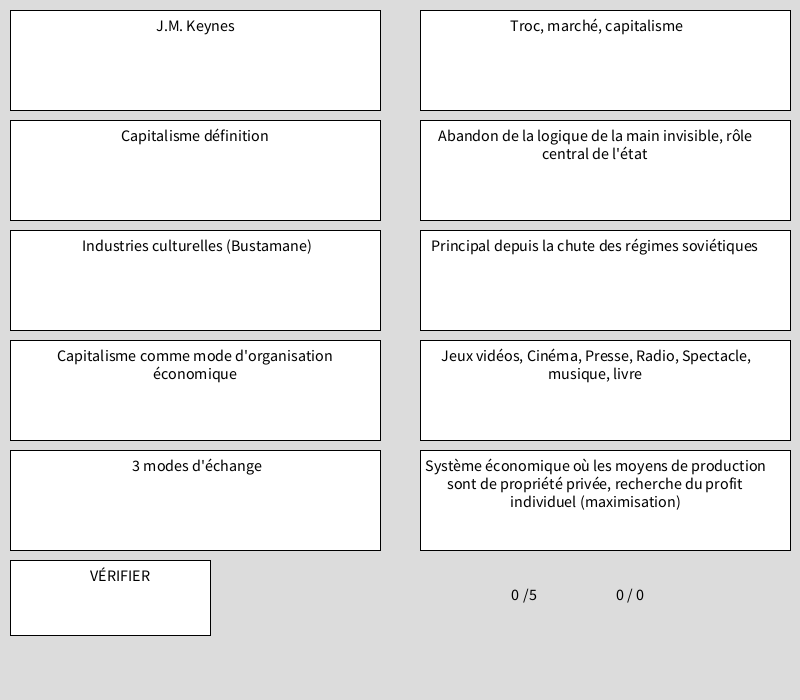
Frame 1 (no input)
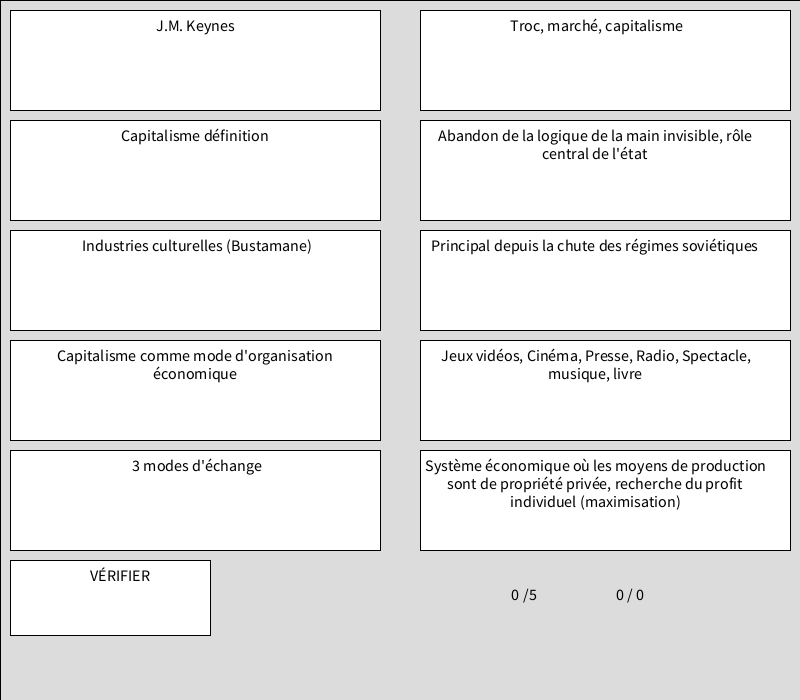
Frame 60 (the mouse pressed at the canvas centre just before this capture)
Frame 120 (the mouse held since frame 60 and released just before this capture): identical to frame 60, image omitted

The Processing sketch that drew these frames (run headless with seeded random() and noise(); from frame 60 on, the mouse is pressed at the canvas centre):

// Processing sketch: processing_134331
// ── processing_134331.pde


int colonnes = 2;
int rangees = 3;
int etat = 1;
int pts = 0;
int pct = 0;
int pctt = 0;
int[] q  = new int[6]; //question
int[] r  = new int[6]; //reponse
int[] m  = new int[6]; //modifie
int[] bq  = new int[6]; //bloc de question
int[] br  = new int[6]; //bloc de reponse

color couleurQ1 = color(255, 255, 255);
color couleurQ2 = color(255, 255, 255);
color couleurQ3 = color(255, 255, 255);
color couleurQ4 = color(255, 255, 255);
color couleurQ5 = color(255, 255, 255);
color couleurR1 = color(255, 255, 255);
color couleurR2 = color(255, 255, 255);
color couleurR3 = color(255, 255, 255);
color couleurR4 = color(255, 255, 255);
color couleurR5 = color(255, 255, 255);
color couleurA1 = color(0);
color couleurA2 = color(0);
color couleurA3 = color(0);
color couleurA4 = color(0);
color couleurA5 = color(0);

String[] question = {
  "Concept de rareté  ", 
  "Économie définition ", 
  "Économie", 
  " Économie par extension", 
  "Économie n'est pas",
  "Économie privilégie",
"Individus dans l'économie",
"Trois secteurs de l'économie",
"Productions de biens vs",
"Économie matérielle vs",
"Capitalisme comme système dominant",
"Capitalisme comme mode d'organisation économique",
"Capitalisme définition",
"Société pré-capitaliste : Antiquité",
"Société pré-capitaliste : Moyen-Âge",
"Poids de la religion catholique",
"Vers le capitalisme (13ème siècle)",
"Facteur de changement : Urbanisation",
"Facteur de changement : Retour du commerce",
"Facteur de changement : Système de crédit",
"Capitalisme repose sur la propriété privée des moyens de production",
"Capitalisme, de l'artisanat à l'industrie",
"Capitalisme : système de production et de valeurs",
"Capitalisme : Rôle de l'état",
"Capitalisme Anglo-Saxon",
"Capitalisme rhénan",
"Critique du capitalisme : début du 20ème siècle",
"Crise de 1929",
"Reprise 1931-33",
"H.Ford : Fordisme",
"J.M. Keynes",
"L'âge d'or",
"1945-70, Baby-boom",
"Critique du capitalisme : années 60",
"Chocs pétroliers 1973-79",
"Crises du capitalisme, post-1970",
"Solutions du capitalisme : Nouveaux débouchés",
"Solutions du capitalisme : Diminuer les coût de main-d'oeuvre",
"Critiques du capitalisme",
"Origine du capitalisme",
" 3 modes d'échange",
" Capitalisme peut ",
" Approche économique libérale",
" Approche des industries culturelles",
" Industries culturelles (Bustamane)",
" Industries de la culture (Bouquillon)",
" Industries de la communication (Bouquillon)",

}; 

String[] reponse = {  
  
  "Ressources, humaines entre autres, gestion de celle-ci. Sens commun vs. Sens économique", 
  "Activité humaine qui consiste en la production, distribution, échange et consommation de biens et services", 
  "Organisation sociale (institution et règles) qui a un impact sur les conditions de vie des individus", 
  "Étude des systèmes économiques", 
  "Seulement un système capitaliste", 
  "La production sur la consommation",
"À la fois producteurs et consommateurs",
"Primaire, secondaire, tertiaire",
"Productions de services",
"Économie immatérielle",
"Pas avant le 17ème siècle",
"Principal depuis la chute des régimes soviétiques",
"Système économique où les moyens de production sont de propriété privée, recherche du profit individuel (maximisation)",
"Politique, esclavage, commerce organisé, non-systématique",
"Guerre (territoire), système féodal (rural), troc (non-marchand), religion catholique",
"Refus du profit, du crédit, pas de propriété privée individuelle",
"Urbanisation, commerce entre villes, crédit bancaire, monnaie",
"Affranchissement système féodal, communes, artisanat, marchand. Production urbaine orientée commerce",
"Commerce ville en ville, échanges à l'échelle européenne, routes commerciales maritimes, rôle central des négociants et banquiers",
"Monnaie, crédit, réintroduction du temps,préfiguration d'une économie mondiale, rôle de la religion protestante",
"Propriétaires-capitalistes, travailleurs-ouvriers, rôle du salariat",
"Révolutions industrielles, organisation scientifique du travail (Taylor) ",
"Liberté d'entreprendre, réussite individuelle (justification), main invisible du marché (Smith)",
"Sécurité intérieure / extérieure, garant du droit (propriété privée), secteurs non-rentables",
"Profit à court terme, fonds d'investissement",
"Vision à long terme, protection sociale. Recherche de consensus",
"Conditions, avantages sociaux, rapport de force inégal : manifeste du PC (Marx), mouvement anarchiste, syndicalisation",
"Surproduction, endettement massif, bulle boursière, chômage, fermeture, protectionnisme, hyperinflation",
"New Deal",
"Meilleure répartition des bénéfices, production de masse, économie menée par la demande",
"Abandon de la logique de la main invisible, rôle central de l'état",
"Paix sociale et partage de la croissance, engrenage production-consommation",
"Ère de la classe moyenne, société de consommation",
"Critique sociale, critique artiste, force de la récupération",
"Guerre du Kippour, révolution iranienne",
"Crises pétrolières, critiques, essoufflement du modèle production-consommation, financiarisation de l'économie",
"Obsolescence plus rapide, nouveaux marchés, nouveaux besoins, privatiser le secteur public",
"Individualisme et autonomie des salariés, flexibilité des conditions de travail, adhérer aux objectifs de la compagnie, délocalisation, libre échange",
"Altermondialistes, Occupy, Écologie",
"Système économique issu de l'histoire",
" Troc, marché, capitalisme",
" se transformer, répondre / s'adapter aux critiques",
" Consommateur rationnel (homo economicus), fait ses choix de culture, un marché efficient et auto-régulateur",
" Critique de l'homo economicus rationnel, rôle social symbolique de la culture",
" Jeux vidéos, Cinéma, Presse, Radio, Spectacle, musique, livre",
" Cinéma et audiovisuel, musique enregistrée, livre, presse et information",
" Télécommunication et activités de réseau, industrie du logiciel et du web, industrie du matériel",
  
};  

int rand1 = (int)random(question.length);
int rand2 = (int)random(question.length);
int rand3 = (int)random(question.length);
int rand4 = (int)random(question.length);
int rand5 = (int)random(question.length);
int rand1modif = rand1;
int rand2modif = rand2;
int rand3modif = rand3;
int rand4modif = rand4;
int rand5modif = rand5;
int swap = 0;


void setup() {
  size(800, 700);
  smooth();
  noStroke();
  int swap = (int)random(5);

  for (int i = 1; i < q.length; i++ ) {
    q[i] = 0;
    r[i] = 0;
    bq[i] = 0;
    br[i] = 0;
  }

  for (int i = 1; i < m.length; i++ ) {
    m[i] = i;
  }

  while (rand1 == rand2) {
    rand2 = (int)random(question.length);
  }

  while (rand3 == rand2 || rand3 == rand1) {
    rand3 = (int)random(question.length);
  }

  while (rand4 == rand2 || rand3 == rand4 || rand4 == rand1) {
    rand4 = (int)random(question.length);
  }

  while (rand5 == rand2 || rand3 == rand5 || rand4 == rand5 || rand5 == rand1) {
    rand5 = (int)random(question.length);
  }

  //println(question[1]);
  // println(reponse[1]);
}
void draw() { 

  fill(220);
  rect(0, 0, width, height);

  /*rand1modif = rand2;
   rand2modif = rand3;  
   rand3modif = rand4;
   rand4modif = rand1;
   rand5modif = rand5;
   
   m[1] = 2;
   m[2] = 3;
   m[3] = 4;
   m[4] = 1;
   m[5] = 5;*/

  println(swap);
  if (swap==0) {
    println("zéro");
    rand1modif = rand5;
    rand2modif = rand1;  
    rand3modif = rand4;
    rand4modif = rand3;
    rand5modif = rand2;

    m[1] = 5;
    m[2] = 1;
    m[3] = 4;
    m[4] = 3;
    m[5] = 2;
  }

  if (swap==1) {
    println("un");
    rand1modif = rand2;
    rand2modif = rand3;  
    rand3modif = rand4;
    rand4modif = rand1;
    rand5modif = rand5;

    m[1] = 2;
    m[2] = 3;
    m[3] = 4;
    m[4] = 1;
    m[5] = 5;
  }
  if (swap==2) {
    println("deux");
    rand1modif = rand1;
    rand2modif = rand5; 
    rand3modif = rand2;
    rand4modif = rand3;
    rand5modif = rand4;

    m[1] = 1;
    m[2] = 5;
    m[3] = 2;
    m[4] = 3;
    m[5] = 4;
  }
  if (swap==3) {
    println("trois");
    rand1modif = rand4;
    rand2modif = rand5; 
    rand3modif = rand3;
    rand4modif = rand2;
    rand5modif = rand1;

    m[1] = 4;
    m[2] = 5;
    m[3] = 3;
    m[4] = 2;
    m[5] = 1;
  }
  if (swap==4) {
    println("quatre");
    rand1modif = rand2;
    rand2modif = rand1;
    rand3modif = rand4;
    rand4modif = rand5;
    rand5modif = rand3;

    m[1] = 2;
    m[2] = 1;
    m[3] = 4;
    m[4] = 5;
    m[5] = 3;
  }


  if (etat <=2) {

    // Dessin des blocs

    stroke(0);
    strokeWeight(1);
    if (etat ==2) {
      stroke(couleurA1);
      strokeWeight(20);
    }
    fill(couleurQ1);
    rect(10, 10, 370, 100);

    stroke(0);
    strokeWeight(1);
    if (etat ==2) {
      stroke(couleurA2);
      strokeWeight(20);
    }
    fill(couleurQ2);
    rect(10, 120, 370, 100);

    stroke(0);
    strokeWeight(1);
    if (etat ==2) {
      stroke(couleurA3);
      strokeWeight(20);
    }
    fill(couleurQ3);
    rect(10, 230, 370, 100);

    stroke(0);
    strokeWeight(1);
    if (etat ==2) {
      stroke(couleurA4);
      strokeWeight(20);
    }
    fill(couleurQ4);
    rect(10, 340, 370, 100);

    stroke(0);
    strokeWeight(1);
    if (etat ==2) {
      stroke(couleurA5);
      strokeWeight(20);
    }
    fill(couleurQ5);
    rect(10, 450, 370, 100);

    //------------------------

    stroke(0);
    fill(255);
    rect(10, 560, 200, 75);
    
    textAlign(CENTER);
    textSize(16);
    fill(0);
    text("VÉRIFIER", 20, 570, 200, 80);

    //---------------------

    stroke(0);
    fill(couleurR1);
    rect(420, 10, 370, 100);

    stroke(0);
    fill(couleurR2);
    rect(420, 120, 370, 100);

    stroke(0);
    fill(couleurR3);
    rect(420, 230, 370, 100);

    stroke(0);
    fill(couleurR4);
    rect(420, 340, 370, 100);

    stroke(0);
    fill(couleurR5);
    rect(420, 450, 370, 100);



    textAlign(CENTER);
    textSize(16);
    fill(0);
    text(question[rand1], 20, 20, 350, 80);

    textAlign(CENTER);
    textSize(16);
    fill(0);
    text(question[rand2], 20, 130, 350, 80);

    textAlign(CENTER);
    textSize(16);
    fill(0);
    text(question[rand3], 20, 240, 350, 80);

    textAlign(CENTER);
    textSize(16);
    fill(0);
    text(question[rand4], 20, 350, 350, 80);

    textAlign(CENTER);
    textSize(16);
    fill(0);
    text(question[rand5], 20, 460, 350, 80);

    textAlign(CENTER);
    textSize(16);
    fill(0);
    text(reponse[rand1modif], 420, 20, 350, 80);

    textAlign(CENTER);
    textSize(16);
    fill(0);
    text(reponse[rand2modif], 420, 130, 350, 80);

    textAlign(CENTER);
    textSize(16);
    fill(0);
    text(reponse[rand3modif], 420, 240, 350, 80);

    textAlign(CENTER);
    textSize(16);
    fill(0);
    text(reponse[rand4modif], 420, 350, 350, 80);

    textAlign(CENTER);
    textSize(16);
    fill(0);
    text(reponse[rand5modif], 420, 460, 350, 80);

    textAlign(CENTER);
    textSize(16);
    fill(0);
    text(pts, 515, 600);

    textAlign(CENTER);
    textSize(16);
    fill(0);
    text("/5", 530, 600);

    textAlign(CENTER);
    textSize(16);
    fill(0);
    text(pct, 620, 600);

    textAlign(CENTER);
    textSize(16);
    fill(0);
    text("/", 630, 600);

    textAlign(CENTER);
    textSize(16);
    fill(0);
    text(pctt, 640, 600);
  }
}
void mouseReleased() {
  if (etat ==1) {
    if (mouseX >10 && mouseX < 380 && mouseY >10 && mouseY < 110) {
      if (bq[1] == 0) {
        if ( q[5] == 0 &&  q[1] > 0 &&  q[2] > 0 &&  q[3] > 0 &&  q[4] > 0) {
          q[5] = 1;
          bq[1] =5;
          couleurQ1 = color(255, 255, 0);
        }
        if ( q[4] == 0 &&  q[1] > 0 &&  q[2] > 0 &&  q[3] > 0) {
          q[4] = 1;
          bq[1] =4;
          couleurQ1 = color(255, 180, 0);
        }
        if ( q[3] == 0 &&  q[1] > 0 &&  q[2] > 0) {
          q[3] = 1;
          bq[1] =3;
          couleurQ1 = color(0, 255, 0);
        }
        if ( q[2] == 0 &&  q[1] > 0) {
          q[2] = 1;
          bq[1] =2;
          couleurQ1 = color(255, 0, 0);
        }
        if ( q[1] == 0) {
          q[1] = 1;
          bq[1] =1;
          couleurQ1 = color(0, 255, 255);
        }
      }
      else {
        if (bq[1] ==1) {
          q[1] = 0;
          bq[1] =0;
          couleurQ1 = color(255, 255, 255);
        }
        if (bq[1] ==2) {
          q[2] = 0;
          bq[1] =0;
          couleurQ1 = color(255, 255, 255);
        }
        if (bq[1] ==3) {
          q[3] = 0;
          bq[1] =0;
          couleurQ1 = color(255, 255, 255);
        }
        if (bq[1] ==4) {
          q[4] = 0;
          bq[1] =0;
          couleurQ1 = color(255, 255, 255);
        }
        if (bq[1] ==5) {
          q[5] = 0;
          bq[1] =0;
          couleurQ1 = color(255, 255, 255);
        }
      }
    }

    if (mouseX >10 && mouseX < 380 && mouseY >120 && mouseY < 220) {
      if (bq[2] == 0) {
        if ( q[5] == 0 &&  q[1] > 0 &&  q[2] > 0 &&  q[3] > 0 &&  q[4] > 0) {
          q[5] = 2;
          bq[2] =5;
          couleurQ2 = color(255, 255, 0);
        }
        if ( q[4] == 0 &&  q[1] > 0 &&  q[2] > 0 &&  q[3] > 0) {
          q[4] = 2;
          bq[2] =4;
          couleurQ2 = color(255, 180, 0);
        }
        if ( q[3] == 0 &&  q[1] > 0 &&  q[2] > 0) {
          q[3] = 2;
          bq[2] =3;
          couleurQ2 = color(0, 255, 0);
        }
        if ( q[2] == 0 &&  q[1] > 0) {
          q[2] = 2;
          bq[2] =2;
          couleurQ2 = color(255, 0, 0);
        }
        if ( q[1] == 0) {
          q[1] = 2;
          bq[2] =1;
          couleurQ2 = color(0, 255, 255);
        }
      }
      else {
        if (bq[2] ==1) {
          q[1] = 0;
          bq[2] =0;
          couleurQ2 = color(255, 255, 255);
        }
        if (bq[2] ==2) {
          q[2] = 0;
          bq[2] =0;
          couleurQ2 = color(255, 255, 255);
        }
        if (bq[2] ==3) {
          q[3] = 0;
          bq[2] =0;
          couleurQ2 = color(255, 255, 255);
        }
        if (bq[2] ==4) {
          q[4] = 0;
          bq[2] =0;
          couleurQ2 = color(255, 255, 255);
        }
        if (bq[2] ==5) {
          q[5] = 0;
          bq[2] =0;
          couleurQ2 = color(255, 255, 255);
        }
      }
    }

    if (mouseX >10 && mouseX < 380 && mouseY >230 && mouseY < 330) {
      if (bq[3] == 0) {
        if ( q[5] == 0 &&  q[1] > 0 &&  q[2] > 0 &&  q[3] > 0 &&  q[4] > 0) {
          q[5] = 3;
          bq[3] =5;
          couleurQ3 = color(255, 255, 0);
        }
        if ( q[4] == 0 &&  q[1] > 0 &&  q[2] > 0 &&  q[3] > 0) {
          q[4] = 3;
          bq[3] =4;
          couleurQ3 = color(255, 180, 0);
        }
        if ( q[3] == 0 &&  q[1] > 0 &&  q[2] > 0) {
          q[3] = 3;
          bq[3] =3;
          couleurQ3 = color(0, 255, 0);
        }
        if ( q[2] == 0 &&  q[1] > 0) {
          q[2] = 3;
          bq[3] =2;
          couleurQ3 = color(255, 0, 0);
        }
        if ( q[1] == 0) {
          q[1] = 3;
          bq[3] =1;
          couleurQ3 = color(0, 255, 255);
        }
      }
      else {
        if (bq[3] ==1) {
          q[1] = 0;
          bq[3] =0;
          couleurQ3 = color(255, 255, 255);
        }
        if (bq[3] ==2) {
          q[2] = 0;
          bq[3] =0;
          couleurQ3 = color(255, 255, 255);
        }
        if (bq[3] ==3) {
          q[3] = 0;
          bq[3] =0;
          couleurQ3 = color(255, 255, 255);
        }
        if (bq[3] ==4) {
          q[4] = 0;
          bq[3] =0;
          couleurQ3 = color(255, 255, 255);
        }
        if (bq[3] ==5) {
          q[5] = 0;
          bq[3] =0;
          couleurQ3 = color(255, 255, 255);
        }
      }
    }

    if (mouseX >10 && mouseX < 380 && mouseY >340 && mouseY < 440) {
      if (bq[4] == 0) {
        if ( q[5] == 0 &&  q[1] > 0 &&  q[2] > 0 &&  q[3] > 0 &&  q[4] > 0) {
          q[5] = 4;
          bq[4] =5;
          couleurQ4 = color(255, 255, 0);
        }
        if ( q[4] == 0 &&  q[1] > 0 &&  q[2] > 0 &&  q[3] > 0) {
          q[4] = 4;
          bq[4] =4;
          couleurQ4 = color(255, 180, 0);
        }
        if ( q[3] == 0 &&  q[1] > 0 &&  q[2] > 0) {
          q[3] = 4;
          bq[4] =3;
          couleurQ4 = color(0, 255, 0);
        }
        if ( q[2] == 0 &&  q[1] > 0) {
          q[2] = 4;
          bq[4] =2;
          couleurQ4 = color(255, 0, 0);
        }
        if ( q[1] == 0) {
          q[1] = 4;
          bq[4] =1;
          couleurQ4 = color(0, 255, 255);
        }
      }
      else {
        if (bq[4] ==1) {
          q[1] = 0;
          bq[4] =0;
          couleurQ4 = color(255, 255, 255);
        }
        if (bq[4] ==2) {
          q[2] = 0;
          bq[4] =0;
          couleurQ4 = color(255, 255, 255);
        }
        if (bq[4] ==3) {
          q[3] = 0;
          bq[4] =0;
          couleurQ4 = color(255, 255, 255);
        }
        if (bq[4] ==4) {
          q[4] = 0;
          bq[4] =0;
          couleurQ4 = color(255, 255, 255);
        }
        if (bq[4] ==5) {
          q[5] = 0;
          bq[4] =0;
          couleurQ4 = color(255, 255, 255);
        }
      }
    }

    if (mouseX >10 && mouseX < 380 && mouseY >450 && mouseY < 550) {
      if (bq[5] == 0) {
        if ( q[5] == 0 &&  q[1] > 0 &&  q[2] > 0 &&  q[3] > 0 &&  q[4] > 0) {
          q[5] = 5;
          bq[5] =5;
          couleurQ5 = color(255, 255, 0);
        }
        if ( q[4] == 0 &&  q[1] > 0 &&  q[2] > 0 &&  q[3] > 0) {
          q[4] = 5;
          bq[5] =4;
          couleurQ5 = color(255, 180, 0);
        }
        if ( q[3] == 0 &&  q[1] > 0 &&  q[2] > 0) {
          q[3] = 5;
          bq[5] =3;
          couleurQ5 = color(0, 255, 0);
        }
        if ( q[2] == 0 &&  q[1] > 0) {
          q[2] = 5;
          bq[5] =2;
          couleurQ5 = color(255, 0, 0);
        }
        if ( q[1] == 0) {
          q[1] = 5;
          bq[5] =1;
          couleurQ5 = color(0, 255, 255);
        }
      }
      else {
        if (bq[5] ==1) {
          q[1] = 0;
          bq[5] =0;
          couleurQ5 = color(255, 255, 255);
        }
        if (bq[5] ==2) {
          q[2] = 0;
          bq[5] =0;
          couleurQ5 = color(255, 255, 255);
        }
        if (bq[5] ==3) {
          q[3] = 0;
          bq[5] =0;
          couleurQ5 = color(255, 255, 255);
        }
        if (bq[5] ==4) {
          q[4] = 0;
          bq[5] =0;
          couleurQ5 = color(255, 255, 255);
        }
        if (bq[5] ==5) {
          q[5] = 0;
          bq[5] =0;
          couleurQ5 = color(255, 255, 255);
        }
      }
    }

    //---------------------Réponses

    if (mouseX >420 && mouseX < 790 && mouseY >10 && mouseY < 110) {
      if (br[1] == 0) {
        if ( r[5] == 0 &&  r[1] > 0 &&  r[2] > 0 &&  r[3] > 0 &&  r[4] > 0) {
          r[5] = 1;
          br[1] =5;
          couleurR1 = color(255, 255, 0);
        }
        if ( r[4] == 0 &&  r[1] > 0 &&  r[2] > 0 &&  r[3] > 0) {
          r[4] = 1;
          br[1] =4;
          couleurR1 = color(255, 180, 0);
        }
        if ( r[3] == 0 &&  r[1] > 0 &&  r[2] > 0) {
          r[3] = 1;
          br[1] =3;
          couleurR1 = color(0, 255, 0);
        }
        if ( r[2] == 0 &&  r[1] > 0) {
          r[2] = 1;
          br[1] =2;
          couleurR1 = color(255, 0, 0);
        }
        if ( r[1] == 0) {
          r[1] = 1;
          br[1] =1;
          couleurR1 = color(0, 255, 255);
        }
      }
      else {
        if (br[1] ==1) {
          r[1] = 0;
          br[1] =0;
          couleurR1 = color(255, 255, 255);
        }
        if (br[1] ==2) {
          r[2] = 0;
          br[1] =0;
          couleurR1 = color(255, 255, 255);
        }
        if (br[1] ==3) {
          r[3] = 0;
          br[1] =0;
          couleurR1 = color(255, 255, 255);
        }
        if (br[1] ==4) {
          r[4] = 0;
          br[1] =0;
          couleurR1 = color(255, 255, 255);
        }
        if (br[1] ==5) {
          r[5] = 0;
          br[1] =0;
          couleurR1 = color(255, 255, 255);
        }
      }
    }

    if (mouseX >420 && mouseX < 790 && mouseY >120 && mouseY < 220) {
      if (br[2] == 0) {
        if ( r[5] == 0 &&  r[1] > 0 &&  r[2] > 0 &&  r[3] > 0 &&  r[4] > 0) {
          r[5] = 2;
          br[2] =5;
          couleurR2 = color(255, 255, 0);
        }
        if ( r[4] == 0 &&  r[1] > 0 &&  r[2] > 0 &&  r[3] > 0) {
          r[4] = 2;
          br[2] =4;
          couleurR2 = color(255, 180, 0);
        }
        if ( r[3] == 0 &&  r[1] > 0 &&  r[2] > 0) {
          r[3] = 2;
          br[2] =3;
          couleurR2 = color(0, 255, 0);
        }
        if ( r[2] == 0 &&  r[1] > 0) {
          r[2] = 2;
          br[2] =2;
          couleurR2 = color(255, 0, 0);
        }
        if ( r[1] == 0) {
          r[1] = 2;
          br[2] =1;
          couleurR2 = color(0, 255, 255);
        }
      }
      else {
        if (br[2] ==1) {
          r[1] = 0;
          br[2] =0;
          couleurR2 = color(255, 255, 255);
        }
        if (br[2] ==2) {
          r[2] = 0;
          br[2] =0;
          couleurR2 = color(255, 255, 255);
        }
        if (br[2] ==3) {
          r[3] = 0;
          br[2] =0;
          couleurR2 = color(255, 255, 255);
        }
        if (br[2] ==4) {
          r[4] = 0;
          br[2] =0;
          couleurR2 = color(255, 255, 255);
        }
        if (br[2] ==5) {
          r[5] = 0;
          br[2] =0;
          couleurR2 = color(255, 255, 255);
        }
      }
    }

    if (mouseX >420 && mouseX < 790 && mouseY >230 && mouseY < 330) {
      if (br[3] == 0) {
        if ( r[5] == 0 &&  r[1] > 0 &&  r[2] > 0 &&  r[3] > 0 &&  r[4] > 0) {
          r[5] = 3;
          br[3] =5;
          couleurR3 = color(255, 255, 0);
        }
        if ( r[4] == 0 &&  r[1] > 0 &&  r[2] > 0 &&  r[3] > 0) {
          r[4] = 3;
          br[3] =4;
          couleurR3 = color(255, 180, 0);
        }
        if ( r[3] == 0 &&  r[1] > 0 &&  r[2] > 0) {
          r[3] = 3;
          br[3] =3;
          couleurR3 = color(0, 255, 0);
        }
        if ( r[2] == 0 &&  r[1] > 0) {
          r[2] = 3;
          br[3] =2;
          couleurR3 = color(255, 0, 0);
        }
        if ( r[1] == 0) {
          r[1] = 3;
          br[3] =1;
          couleurR3 = color(0, 255, 255);
        }
      }
      else {
        if (br[3] ==1) {
          r[1] = 0;
          br[3] =0;
          couleurR3 = color(255, 255, 255);
        }
        if (br[3] ==2) {
          r[2] = 0;
          br[3] =0;
          couleurR3 = color(255, 255, 255);
        }
        if (br[3] ==3) {
          r[3] = 0;
          br[3] =0;
          couleurR3 = color(255, 255, 255);
        }
        if (br[3] ==4) {
          r[4] = 0;
          br[3] =0;
          couleurR3 = color(255, 255, 255);
        }
        if (br[3] ==5) {
          r[5] = 0;
          br[3] =0;
          couleurR3 = color(255, 255, 255);
        }
      }
    }

    if (mouseX >420 && mouseX < 790 && mouseY >340 && mouseY < 440) {
      if (br[4] == 0) {
        if ( r[5] == 0 &&  r[1] > 0 &&  r[2] > 0 &&  r[3] > 0 &&  r[4] > 0) {
          r[5] = 4;
          br[4] =5;
          couleurR4 = color(255, 255, 0);
        }
        if ( r[4] == 0 &&  r[1] > 0 &&  r[2] > 0 &&  r[3] > 0) {
          r[4] = 4;
          br[4] =4;
          couleurR4 = color(255, 180, 0);
        }
        if ( r[3] == 0 &&  r[1] > 0 &&  r[2] > 0) {
          r[3] = 4;
          br[4] =3;
          couleurR4 = color(0, 255, 0);
        }
        if ( r[2] == 0 &&  r[1] > 0) {
          r[2] = 4;
          br[4] =2;
          couleurR4 = color(255, 0, 0);
        }
        if ( r[1] == 0) {
          r[1] = 4;
          br[4] =1;
          couleurR4 = color(0, 255, 255);
        }
      }
      else {
        if (br[4] ==1) {
          r[1] = 0;
          br[4] =0;
          couleurR4 = color(255, 255, 255);
        }
        if (br[4] ==2) {
          r[2] = 0;
          br[4] =0;
          couleurR4 = color(255, 255, 255);
        }
        if (br[4] ==3) {
          r[3] = 0;
          br[4] =0;
          couleurR4 = color(255, 255, 255);
        }
        if (br[4] ==4) {
          r[4] = 0;
          br[4] =0;
          couleurR4 = color(255, 255, 255);
        }
        if (br[4] ==5) {
          r[5] = 0;
          br[4] =0;
          couleurR4 = color(255, 255, 255);
        }
      }
    }

    if (mouseX >420 && mouseX < 790 && mouseY >450 && mouseY < 550) {
      if (br[5] == 0) {
        if ( r[5] == 0 &&  r[1] > 0 &&  r[2] > 0 &&  r[3] > 0 &&  r[4] > 0) {
          r[5] = 5;
          br[5] =5;
          couleurR5 = color(255, 255, 0);
        }
        if ( r[4] == 0 &&  r[1] > 0 &&  r[2] > 0 &&  r[3] > 0) {
          r[4] = 5;
          br[5] =4;
          couleurR5 = color(255, 180, 0);
        }
        if ( r[3] == 0 &&  r[1] > 0 &&  r[2] > 0) {
          r[3] = 5;
          br[5] =3;
          couleurR5 = color(0, 255, 0);
        }
        if ( r[2] == 0 &&  r[1] > 0) {
          r[2] = 5;
          br[5] =2;
          couleurR5 = color(255, 0, 0);
        }
        if ( r[1] == 0) {
          r[1] = 5;
          br[5] =1;
          couleurR5 = color(0, 255, 255);
        }
      }
      else {
        if (br[5] ==1) {
          r[1] = 0;
          br[5] =0;
          couleurR5 = color(255, 255, 255);
        }
        if (br[5] ==2) {
          r[2] = 0;
          br[5] =0;
          couleurR5 = color(255, 255, 255);
        }
        if (br[5] ==3) {
          r[3] = 0;
          br[5] =0;
          couleurR5 = color(255, 255, 255);
        }
        if (br[5] ==4) {
          r[4] = 0;
          br[5] =0;
          couleurR5 = color(255, 255, 255);
        }
        if (br[5] ==5) {
          r[5] = 0;
          br[5] =0;
          couleurR5 = color(255, 255, 255);
        }
      }
    }
  }

  //---vérifie

  if (mouseX >10 && mouseX < 210 && mouseY >560 && mouseY < 635) {
    if (etat ==2) { 
      etat =3;
    }
    if (etat ==1) { 
      couleurA1 = color(255, 0, 0);
      couleurA2 = color(255, 0, 0);
      couleurA3 = color(255, 0, 0);
      couleurA4 = color(255, 0, 0);
      couleurA5 = color(255, 0, 0);
      etat =2;
      if (q[1]==m[r[1]]) {
        pts += 1;
        println("q1");

        if (bq[1] == 1) {
          couleurA1 = color(0, 255, 0);
        }
        if (bq[2] == 1) {
          couleurA2 = color(0, 255, 0);
        }
        if (bq[3] == 1) {
          couleurA3 = color(0, 255, 0);
        }
        if (bq[4] == 1) {
          couleurA4 = color(0, 255, 0);
        }
        if (bq[5] == 1) {
          couleurA5 = color(0, 255, 0);
        }
      }
      if (q[2]==m[r[2]]) {
        pts += 1;
        println("q2");
        if (bq[1] == 2) {
          couleurA1 = color(0, 255, 0);
        }
        if (bq[2] == 2) {
          couleurA2 = color(0, 255, 0);
        }
        if (bq[3] == 2) {
          couleurA3 = color(0, 255, 0);
        }
        if (bq[4] == 2) {
          couleurA4 = color(0, 255, 0);
        }
        if (bq[5] == 2) {
          couleurA5 = color(0, 255, 0);
        }
      }

      if (q[3]==m[r[3]]) {
        pts += 1;
        println("q3");
        if (bq[1] == 3) {
          couleurA1 = color(0, 255, 0);
        }
        if (bq[2] == 3) {
          couleurA2 = color(0, 255, 0);
        }
        if (bq[3] == 3) {
          couleurA3 = color(0, 255, 0);
        }
        if (bq[4] == 3) {
          couleurA4 = color(0, 255, 0);
        }
        if (bq[5] == 3) {
          couleurA5 = color(0, 255, 0);
        }
      }

      if (q[4]==m[r[4]]) {
        pts += 1;
        println("q4");
        if (bq[1] == 4) {
          couleurA1 = color(0, 255, 0);
        }
        if (bq[2] == 4) {
          couleurA2 = color(0, 255, 0);
        }
        if (bq[3] == 4) {
          couleurA3 = color(0, 255, 0);
        }
        if (bq[4] == 4) {
          couleurA4 = color(0, 255, 0);
        }
        if (bq[4] == 4) {
          couleurA5 = color(0, 255, 0);
        }
      }

      if (q[5]==m[r[5]]) {
        pts += 1;
        println("q5");
        if (bq[1] == 5) {
          couleurA1 = color(0, 255, 0);
        }
        if (bq[2] == 5) {
          couleurA2 = color(0, 255, 0);
        }
        if (bq[3] == 5) {
          couleurA3 = color(0, 255, 0);
        }
        if (bq[4] == 5) {
          couleurA4 = color(0, 255, 0);
        }
        if (bq[5] == 5) {
          couleurA5 = color(0, 255, 0);
        }
      }
      pct += pts;
      pctt += 5;
    } 
    if (etat ==3) { 
      pts = 0;
      etat =1;
      swap = (int)random(5);

      for (int i = 1; i < q.length; i++ ) {
        q[i] = 0;
        r[i] = 0;
        bq[i] = 0;
        br[i] = 0;
      }

      for (int i = 1; i < m.length; i++ ) {
        m[i] = i;
      }

      while (rand1 == rand2) {
        rand2 = (int)random(question.length);
      }

      while (rand3 == rand2 || rand3 == rand1) {
        rand3 = (int)random(question.length);
      }

      while (rand4 == rand2 || rand3 == rand4 || rand4 == rand1) {
        rand4 = (int)random(question.length);
      }

      while (rand5 == rand2 || rand3 == rand5 || rand4 == rand5 || rand5 == rand1) {
        rand5 = (int)random(question.length);
      }


      rand1 = (int)random(question.length);
      rand2 = (int)random(question.length);
      rand3 = (int)random(question.length);
      rand4 = (int)random(question.length);
      rand5 = (int)random(question.length);
      rand1modif = rand1;
      rand2modif = rand2;
      rand3modif = rand3;
      rand4modif = rand4;
      rand5modif = rand5;
      couleurQ1 = color(255, 255, 255);
      couleurQ2 = color(255, 255, 255);
      couleurQ3 = color(255, 255, 255);
      couleurQ4 = color(255, 255, 255);
      couleurQ5 = color(255, 255, 255);
      couleurR1 = color(255, 255, 255);
      couleurR2 = color(255, 255, 255);
      couleurR3 = color(255, 255, 255);
      couleurR4 = color(255, 255, 255);
      couleurR5 = color(255, 255, 255);

      for (int i = 1; i < q.length; i++ ) {
        q[i] = 0;
        r[i] = 0;
        bq[i] = 0;
        br[i] = 0;
      }

      for (int i = 1; i < m.length; i++ ) {
        m[i] = i;
      }

      while (rand1 == rand2) {
        rand2 = (int)random(question.length);
      }

      while (rand3 == rand2 || rand3 == rand1) {
        rand3 = (int)random(question.length);
      }

      while (rand4 == rand2 || rand3 == rand4 || rand4 == rand1) {
        rand4 = (int)random(question.length);
      }

      while (rand5 == rand2 || rand3 == rand5 || rand4 == rand5 || rand5 == rand1) {
        rand5 = (int)random(question.length);
      }
    }
  }
}
